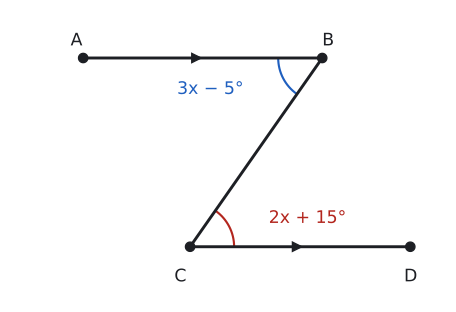

Source code (Python):
import sys; sys.path.insert(0, "tools")
from cizim import *
def yon(d): return np.array([np.cos(np.radians(d)), np.sin(np.radians(d))])
def kesis(p, u, q, v):
    s = np.linalg.solve(np.array([u, -v]).T, q - p); return p + s[0] * u
def aciolc(k, p, q):
    return np.degrees(np.arccos(np.dot(p - k, q - k) / np.linalg.norm(p - k) / np.linalg.norm(q - k)))
def paraleller(ax, h, x0, x1, adlar=("d₁", "d₂"), okx=None):
    for y, ad in ((h, adlar[0]), (0, adlar[1])):
        ax.plot([x0, x1], [y, y], color=YAZI); ax.plot(okx if okx is not None else x1 - 0.8, y, ">", color=YAZI, markersize=7)
        if ad: ax.text(x0 - 0.3, y, ad, ha="right", va="center")

# Alıştırma 3: [AB] // [CD]. m(ABC) = 3x − 5, m(BCD) = 2x + 15 (iç ters). x = 20, açı 55°.
h = 3.0; B = np.array([4.0, h]); A = np.array([0.2, h])
C = B + h / np.sin(np.radians(55)) * yon(235); D = np.array([5.4, 0.0])
print("B", aciolc(B, A, C), "C", aciolc(C, D, B))
fig, ax = sekil(6, 4.0); ax.set_aspect("equal"); ax.axis("off")
ax.plot(*zip(A, B), color=YAZI); ax.plot(*zip(B, C), color=YAZI); ax.plot(*zip(C, D), color=YAZI)
ax.plot(2.0, h, ">", color=YAZI, markersize=7); ax.plot(3.6, 0, ">", color=YAZI, markersize=7)
nokta(ax, *A, "A", dx=-0.2, dy=0.2); nokta(ax, *B, "B", dx=0.0, dy=0.2)
nokta(ax, *C, "C", dx=-0.25, dy=-0.55); nokta(ax, *D, "D", dx=-0.1, dy=-0.55)
aci(ax, B, A, C, r=0.7, renk=MAVI); ax.text(B[0] - 1.25, B[1] - 0.5, "3x − 5°", color=MAVI, ha="right", va="center")
aci(ax, C, D, B, r=0.7, renk=KIRMIZI); ax.text(C[0] + 1.25, C[1] + 0.45, "2x + 15°", color=KIRMIZI, ha="left", va="center")
ax.set_xlim(-1.0, 6.0); ax.set_ylim(-0.9, h + 0.8)
kaydet(fig, __file__)
